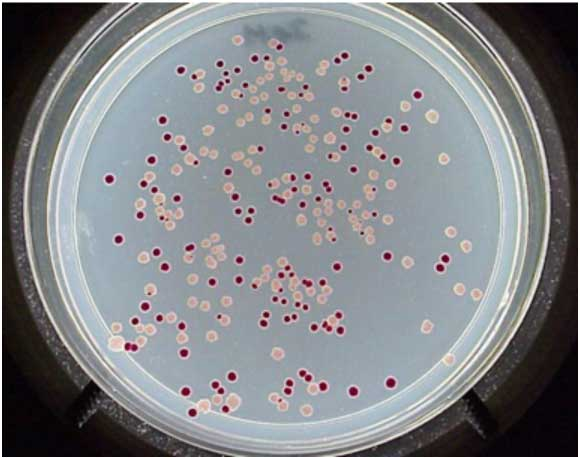
#> input picture TrabalhoFinal/Imagens/placa_pontos.jpg, 580 x 458 px, found by its file name; its folder holds 3 pictures in this run
$ python T_v2.py   (Python 2 division)   (older library calls are emulated)
#> lines starting #> are read from the running program, lines starting #| are printed output that depends on the picture; after the words box and inside, x2 and y2 are one past the last pixel; in counts of white or black regions, pixels touching at a corner belong together
import numpy as np
import scipy.misc as scpm

path = "imagens/"
pathnew = "imagens/aut/"
pathtemp = "imagens/temp/"


def getAmostraOutside( inimg, M, N):
	amostra = []
	for i in range( 0, M/10):
		for j in range( 0, N/10):
			amostra.append( inimg[i][j])
		for j in range( N-1, N-N/10, -1):
			amostra.append( inimg[i][j])

	for i in range( M-1, M-M/10, -1):
		for j in range( 0, N/10):
			amostra.append( inimg[i][j])
		for j in range( N-1, N-N/10, -1):
			amostra.append( inimg[i][j])

	return amostra

def amostragemOutside( input, ext):
	#print "\n" + path + input + ext + "\n"
	print "Amostra de: " + input + ext
	inimg = scpm.imread( path + input + ext)
	size = inimg.shape
	#print size
	amostra = getAmostraOutside( inimg, size[0], size[1])
	nAmostra = len(amostra)
	print nAmostra
	if len(size) == 3: #rgb
		pR = 0
		pG = 0
		pB = 0
		for i in range(0, nAmostra):
			pR += amostra[i][0]
			pG += amostra[i][1]
			pB += amostra[i][2]
		pR = pR / nAmostra
		pG = pG / nAmostra
		pB = pB / nAmostra
		mediaAmostra = [pR, pG, pB]
	else:
		if len(size) == 1: #gray scale
			for i in range(0, nAmostra):
				pX = amostra[i]
			mediaAmostra = pX / nAmostra
		else:
			mediaAmostra = -1
			print "ERRO!"
	mediaAmostra
	return mediaAmostra

	#output = input + "_amostra" + ".png"
	#scpm.imsave(pathnew + output, getAmostraOutside( inimg, size[0], size[1]))
	#return output

def findBorda( input, ext, amostra):
	inimg = scpm.imread( path + input + ext)
	size = inimg.shape

	borda = np.zeros(size)
	if len(size) == 3:	#RGB
		for i in range( 0, size[0]):
			found = False
			p = [0,0,0]
			j = 0
			#while( j in range( 0, size[1]) and not found):
			for j in range(  0, size[1]/2+1):
				for c in range(0, 2):
					if( inimg[i][j][c] not in range(amostra[c]-10, amostra[c]+10)):
						found = True
						borda[i][j] = [255, 255, 255]

			for j in range(  size[1]-1, size[1]/2, -1):
				for c in range(0, 2):
					if( inimg[i][j][c] not in range(amostra[c]-10, amostra[c]+10)):
						found = True
						borda[i][j] = [255, 255, 255]


	if len(size) == 1:
		for i in range( 0, size[0]):
			found = False
			j = 0
			for j in range( 0, size[1]/2+1):
				if( inimg[i][j] not in range(amostra-10, amostra+10)):
					found = True
					borda[i][j] = [255, 255, 255]

			found = False
			for j in range( size[1]-1, size[1]/2, -1):
				if( inimg[i][j] not in range(amostra-10, amostra+10)):
					found = True
					borda[i][j] = [255, 255, 255]

	output = input + "_borda_tv2" + ".png"
	scpm.imsave(pathnew + output, borda)
	return output


# [5 lines of commented-out code are left out]

input = "placa_pontos"
ext = ".jpg"
amostra = amostragemOutside( input, ext)
#> in amostragemOutside, inimg is the input picture: shape (458, 580, 3); mean R, G, B 130.8, 132.8, 136.1
#> after the loop in getAmostraOutside, `for i in range( 0, M/10):`: amostra = 5175 items, first 6: [246, 246, 246], [252, 252, 252], [255, 255, 255], [255, 255, 255], [251, 251, 251], [254, 254, 254]
#> after the loop in getAmostraOutside, `for i in range( M-1, M-M/10, -1):`: amostra = 10235 items, first 6: [246, 246, 246], [252, 252, 252], [255, 255, 255], [255, 255, 255], [251, 251, 251], [254, 254, 254]
#> in amostragemOutside, `nAmostra = len(amostra)`: nAmostra = 10235
#| 10235
#> the loop in amostragemOutside, `for i in range(0, nAmostra):` made 10235 passes
#> (pR, pG, pB) on passes 1 to 3: (246, 246, 246), (498, 498, 498), (753, 753, 753)
#> after the loop in amostragemOutside, `for i in range(0, nAmostra):`: pB = 271106; pG = 238033; pR = 283350
#> in amostragemOutside, `pR = pR / nAmostra`: pR = 27
#> in amostragemOutside, `pG = pG / nAmostra`: pG = 23
#> in amostragemOutside, `pB = pB / nAmostra`: pB = 26
#> in amostragemOutside, `mediaAmostra = [pR, pG, pB]`: mediaAmostra = [27, 23, 26]
#> amostra = [27, 23, 26]
print amostra
#| [27, 23, 26]
print findBorda( input, ext, amostra)
#> after the loop in findBorda, `for i in range( 0, size[0]):`:
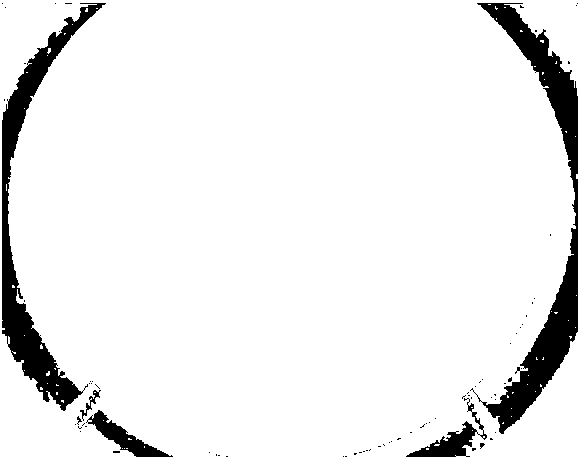
#> borda: shape (458, 580, 3) float64; 92.5% white; 76 black regions (71 under 20 px), largest, box (x1, y1, x2, y2) and area: (470, 3, 578, 434) 9427, (2, 3, 106, 411) 7696, (406, 398, 487, 457) 1177, (86, 410, 173, 457) 1159, (80, 390, 101, 421) 128
#| placa_pontos_borda_tv2.png

input = "placa_listra"
ext = ".jpg"
amostra = amostragemOutside( input, ext)
#> call 2 of amostragemOutside, with input = 'placa_listra', ext = '.jpg'
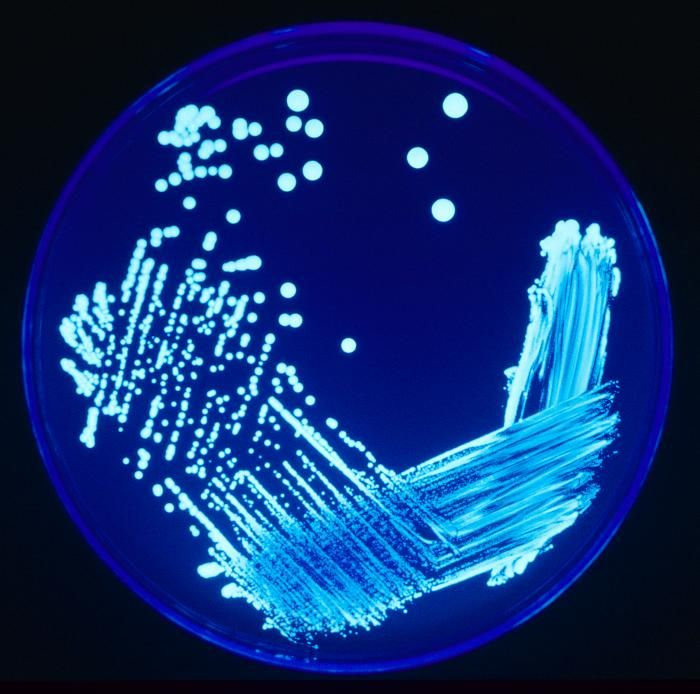
#> input picture TrabalhoFinal/Imagens/placa_listra.jpg, 700 x 694 px, found by its file name
#> in amostragemOutside, inimg is the input picture: shape (694, 700, 3); mean R, G, B 17.7, 48.2, 110.9
#> in amostragemOutside (call 2), `amostra = getAmostraOutside( inimg, size[0], size[1])`: amostra = 19043 items, first 6: [6, 10, 13], [6, 10, 13], [6, 10, 13], [6, 10, 13], [6, 10, 13], [6, 10, 13]
#> in amostragemOutside (call 2), `nAmostra = len(amostra)`: nAmostra = 19043
#| 19043
#> the loop in amostragemOutside (call 2), `for i in range(0, nAmostra):` made 19043 passes
#> (pR, pG, pB) on passes 1 to 3: (6, 10, 13), (12, 20, 26), (18, 30, 39)
#> after the loop in amostragemOutside (call 2), `for i in range(0, nAmostra):`: pB = 290059; pG = 157793; pR = 100034
#> in amostragemOutside (call 2), `pR = pR / nAmostra`: pR = 5
#> in amostragemOutside (call 2), `pG = pG / nAmostra`: pG = 8
#> in amostragemOutside (call 2), `pB = pB / nAmostra`: pB = 15
#> in amostragemOutside (call 2), `mediaAmostra = [pR, pG, pB]`: mediaAmostra = [5, 8, 15]
#> amostra = [5, 8, 15]
print amostra
#| [5, 8, 15]
print findBorda( input, ext, amostra)
#> call 2 of findBorda, with input = 'placa_listra', ext = '.jpg'
#> after the loop in findBorda (call 2), `for i in range( 0, size[0]):`:
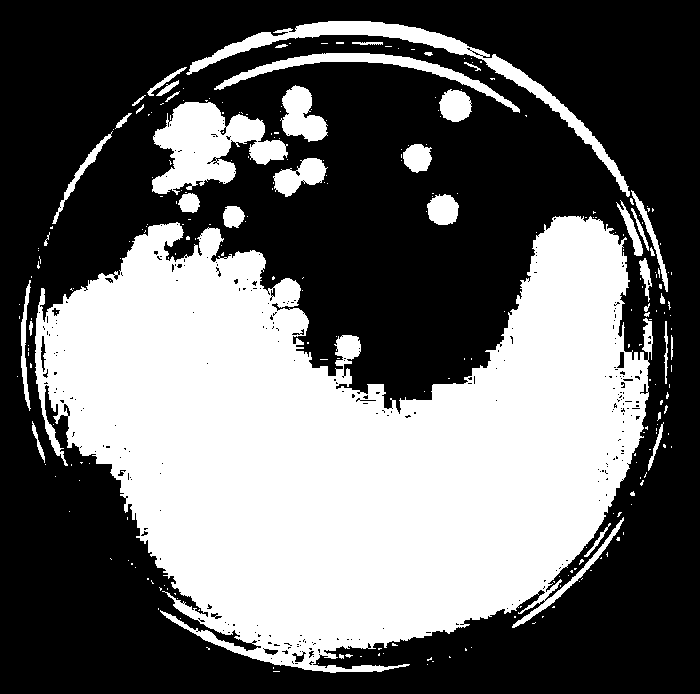
#> borda: shape (694, 700, 3) float64; 40.7% white; 266 white regions (228 under 20 px), largest, box (x1, y1, x2, y2) and area: (35, 216, 653, 673) 172474, (152, 102, 288, 195) 6638, (186, 21, 630, 197) 5760
#| placa_listra_borda_tv2.png

# [5 lines of commented-out code are left out]
